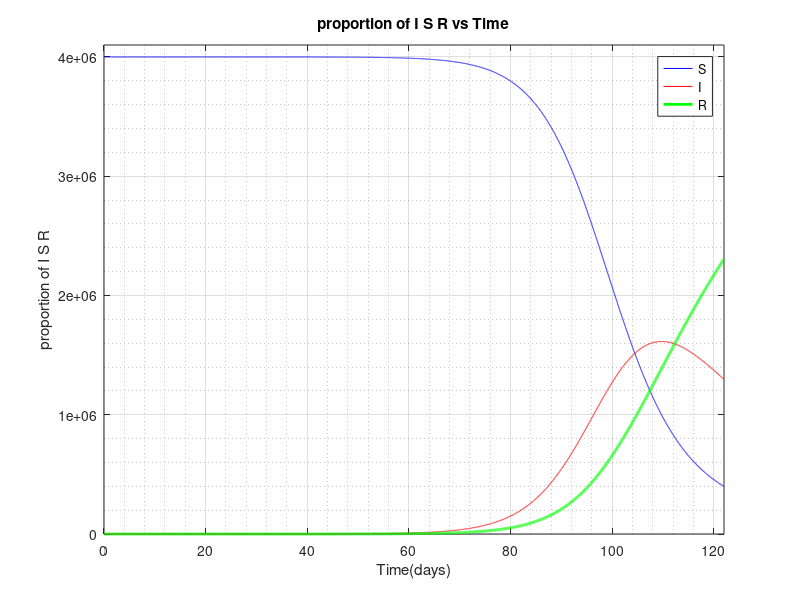

Reproduce this figure in MATLAB.
%SIR model
%This model studies the grouth of an infection
%dependent on the variable I, the parameter S and R.


%% Set Parameters
I0 = 1; % portion of infected people

a = 0.2; % coefficient in days^-1 (speed of the infection)

b = 0.05; % coefficient in days^-1 (speed of recovery)

tmax = 122; % number of days to plot

N = 4e6;

dt = 0.01; %size of time steps in weeks

Imax = N + 1e5;%Max number infected per graph in millions

plotCase = 4; %the graph to plot 1=S, 2=I, 3=R, 4=All;


%% Initialize Vectors
t = 0:dt:tmax; % vettore di tempo
Nt = length(t); % number of time steps
S = zeros(1,Nt); %initialize the vector of supsectable people
I = zeros(1,Nt); % initialize the vector of infections that i will plot in the graph,with zeros
R = zeros(1,Nt); % initialize the removed vector
I(1) = I0; % first element of the vector infected initialized
S(1) = N-I0; %first element of the vector supsectable initialized


%% calculations

for i = 1:Nt-1
    
    S(i) = N-I(i)-R(i); %total susceptible people in this day
    
    dI = a*I(i)*S(i)/N -b*I(i);  % rate of change per day of infection(dI = dI/dt)
    
    I(i+1) = I(i) + dI*dt;  %total infected people in the day
    
    dR = b*I(i);  %rate of change per day of recovery ()
    
    R(i+1) = R(i) + dR*dt; %total removed people in the day
      
end
S(Nt) = N - I(Nt) - R(Nt);

%% Plots

switch plotCase
    case 1
        plot(t, S, '-b', 'LineWidth', 2)
        axis([0 tmax 0 Imax])
        grid on
        grid minor
        xlabel('Time(days)')
        ylabel('proportion of susceptible')
        title('proportion of susceptible vs time')
        
        
    case 2
        
        plot(t,I, '-r', 'LineWidth', 2)
        axis([0 tmax 0 Imax])
        grid on
        grid minor
        xlabel('Time(days)')
        ylabel('proportion of infected')
        title('proportion of infection vs Time')
    
    case 3
        plot(t,R, '-g', 'LineWidth', 2)
        axis([0 tmax 0 Imax])
        grid on
        grid minor
        xlabel('Time(days)')
        ylabel('proportion of Removed')
        title('proportion of Removed vs Time')
        
    
    case 4
        
        plot(t,S,'-b',...
            t,I, '-r',...
            t,R,'-g','LineWidth', 2)
        axis([0 tmax 0 Imax])
        grid on
        grid minor
        xlabel('Time(days)')
        ylabel('proportion of I S R')
        title('proportion of I S R vs Time')
        legend('S','I','R')
end
